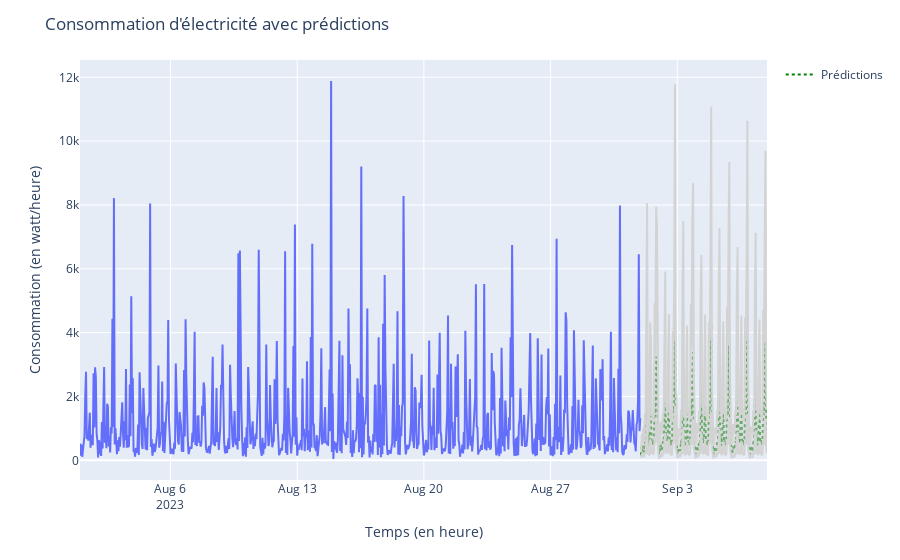

Notebook cell for this chart:
### Markdown cell above
### Représentation graphique intéractive avec plotly

### Code cell
pred_dates = pd.date_range(start='2023-09-01 00:00:00', periods=7*24, freq='H')  #Le temps futur
predictions = np.exp(Pred['mean'].values + Best_Mod.params["sigma2"]/2)  # les prédictions à venir

# Créer le graphique Plotly
fig = px.line(EDF, x='DATE', y='CONSO',
              labels={'CONSO': "Consommation d'électricité"})

# Ajouter les prédictions
fig.add_scatter(x=pred_dates, y=predictions, mode='lines',
                name='Prédictions', line=dict(color='green', dash='dot'))

# Ajouter la zone de confiance

##Zone supérieure
fig.add_scatter(x=pred_dates, y=np.exp(Pred['mean_ci_lower']), fill='tonexty',
                mode='lines', line=dict(color='lightgrey'), showlegend=False)
##Zone inférieure
fig.add_scatter(x=pred_dates, y=np.exp(Pred['mean_ci_upper']),
                fill='tonexty', mode='lines', line=dict(color='lightgrey'), showlegend=False)

# Mettre à jour le layout
fig.update_layout(title="Consommation d'électricité avec prédictions",
                  xaxis_title='Temps (en heure)',
                  yaxis_title='Consommation (en watt/heure)')

# Afficher le graphique
fig.show()

### Figure 1 — Plotly figure (JSON) as saved in the notebook; plotly's stock layout.template omitted (floating-point values rounded to 4 significant figures; data arrays with more than 128 entries replaced by an {"elided": "..."} marker saying what was removed)
{"data": [{"hovertemplate": "DATE=%{x}<br>Consommation d'électricité=%{y}<extra></extra>", "legendgroup": "", "line": {"color": "#636efa", "dash": "solid"}, "marker": {"symbol": "circle"}, "mode": "lines", "name": "", "orientation": "v", "showlegend": false, "type": "scatter", "x": {"elided": "744 str values"}, "xaxis": "x", "y": {"elided": "744 float values"}, "yaxis": "y"}, {"line": {"color": "green", "dash": "dot"}, "mode": "lines", "name": "Prédictions", "type": "scatter", "x": {"elided": "168 str values"}, "y": {"elided": "168 float values"}}, {"fill": "tonexty", "line": {"color": "lightgrey"}, "mode": "lines", "showlegend": false, "type": "scatter", "x": {"elided": "168 str values"}, "y": {"elided": "168 float values"}}, {"fill": "tonexty", "line": {"color": "lightgrey"}, "mode": "lines", "showlegend": false, "type": "scatter", "x": {"elided": "168 str values"}, "y": {"elided": "168 float values"}}], "layout": {"legend": {"tracegroupgap": 0}, "margin": {"t": 60}, "title": {"text": "Consommation d'électricité avec prédictions"}, "xaxis": {"anchor": "y", "domain": [0, 1], "title": {"text": "Temps (en heure)"}}, "yaxis": {"anchor": "x", "domain": [0, 1], "title": {"text": "Consommation (en watt/heure)"}}}}
